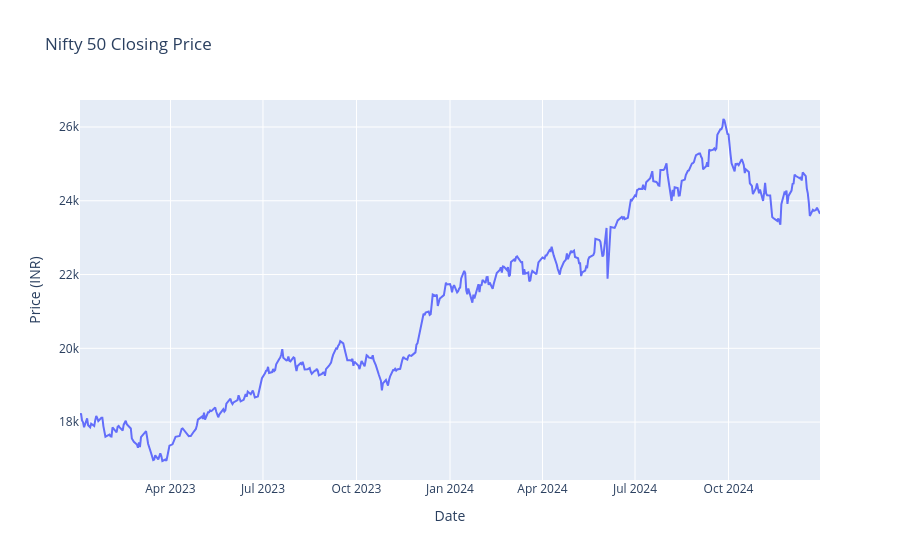

This figure's notebook cell:
### Code cell
data = yf.download("^NSEI", start="2023-01-01", end="2024-12-31")["Close"]

fig = go.Figure()
fig.add_trace(go.Scatter(x=data.index, y=data["^NSEI"], mode="lines", name="Nifty 50"))
fig.update_layout(title="Nifty 50 Closing Price", xaxis_title="Date", yaxis_title="Price (INR)")
fig.show()

### Figure 1 — Plotly figure (JSON) as saved in the notebook; plotly's stock layout.template omitted (floating-point values rounded to 4 significant figures; data arrays with more than 128 entries replaced by an {"elided": "..."} marker saying what was removed)
{"data": [{"mode": "lines", "name": "Nifty 50", "type": "scatter", "x": {"elided": "490 str values"}, "y": {"elided": "490 float values"}}], "layout": {"title": {"text": "Nifty 50 Closing Price"}, "xaxis": {"title": {"text": "Date"}}, "yaxis": {"title": {"text": "Price (INR)"}}}}
